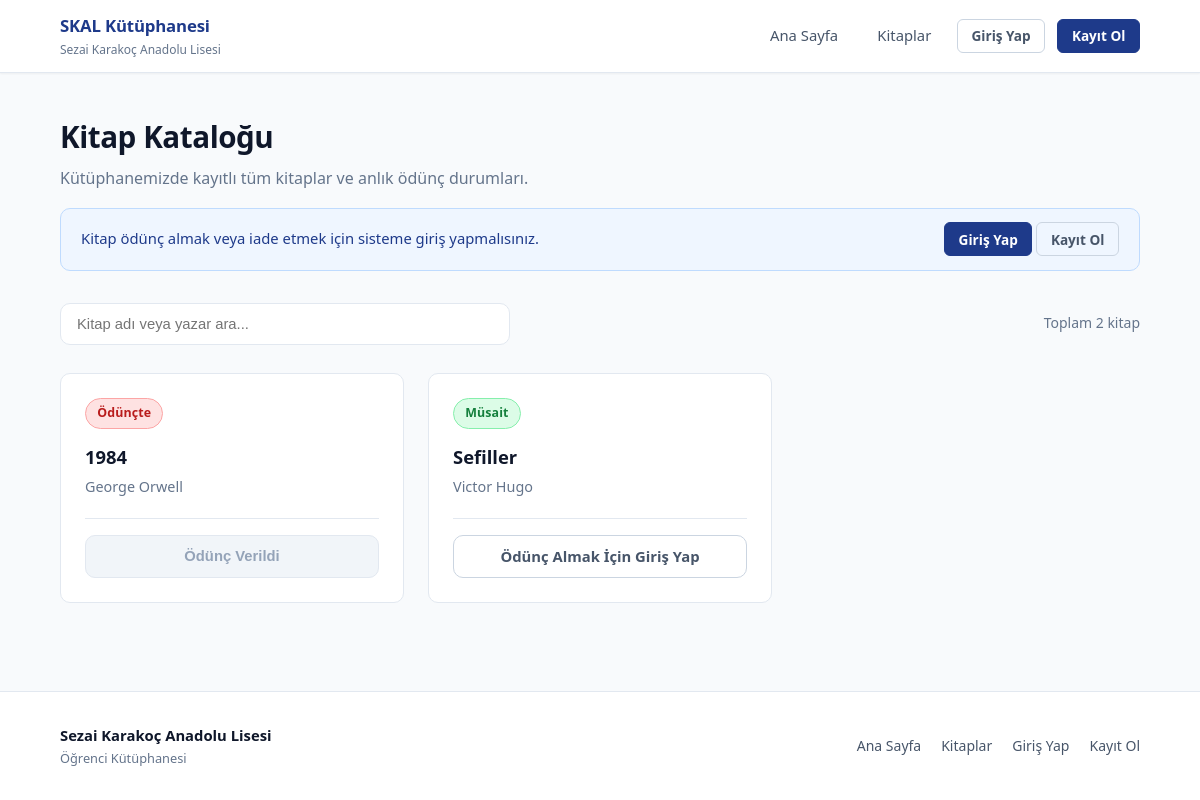
/books/, run on an earlier commit of the app's database.
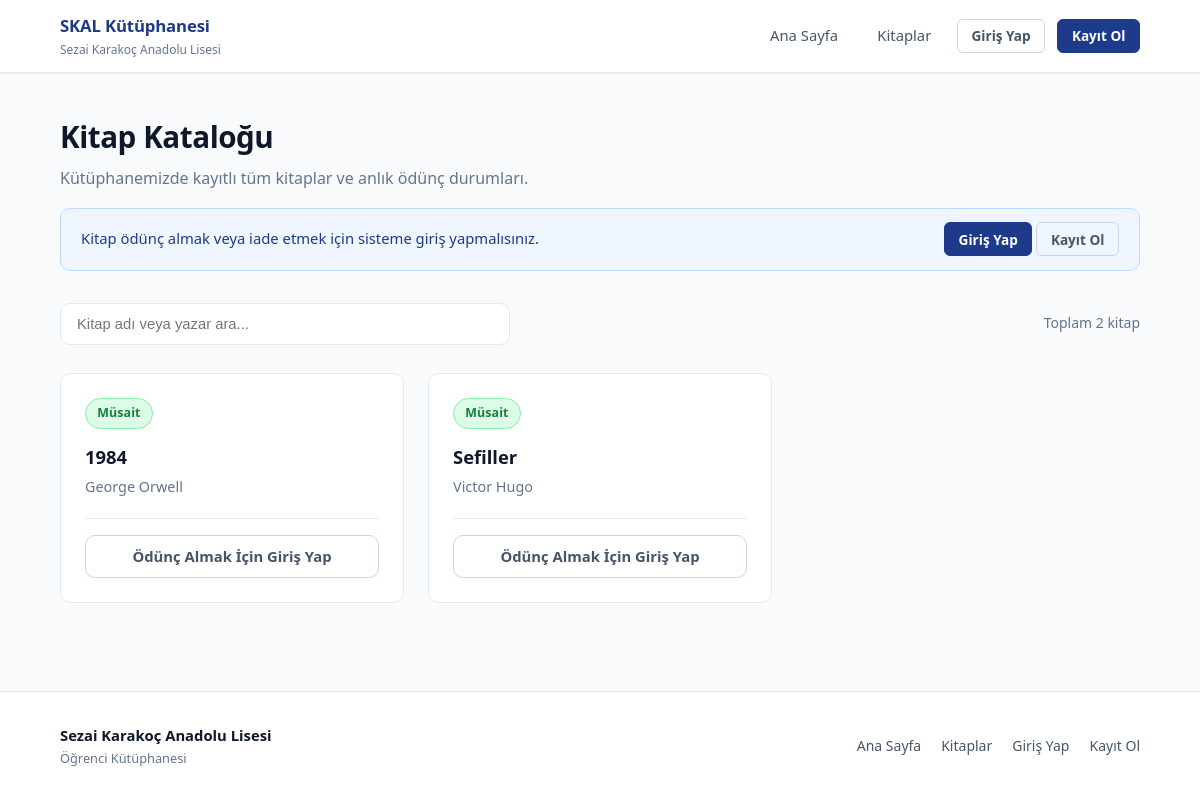
And on a later commit of the database.
### library/models.py (models this page shows, shortened)
class Book(models.Model):
    id = models.UUIDField(
        primary_key = True,
        default=uuid.uuid4,
        editable=False
    )
    name = models.CharField(max_length=255)
    author = models.CharField(max_length=255)
    borrowed_by = models.ForeignKey(
        settings.AUTH_USER_MODEL,
        null = True,
        blank = True,
        on_delete=models.SET_NULL,
        related_name = "borrowed_books"
    )
    @property
    def borrowed(self):
        return self.borrowed_by is not None

### library/views.py (the view)
# urls.py: path('books/', views.book_list, name="book_list"),
def book_list(req):
    books = Book.objects.all()
    return render(req, "library/books.html", {
        "books": books
    })

### library/templates/library/books.html (shortened to what this page needs)
{% extends "library/base.html" %}
{% block content %}
<div class="page-header">
    <h1 class="page-title">Kitap Kataloğu</h1>
    <p class="page-subtitle">Kütüphanemizde kayıtlı tüm kitaplar ve anlık ödünç durumları.</p>
    {% if not user.is_authenticated %}
        <div class="notice-banner">
            <span>Kitap ödünç almak veya iade etmek için sisteme giriş yapmalısınız.</span>
            <div>
                <a href="{% url 'login' %}" class="btn btn-primary btn-sm">Giriş Yap</a>
                <a href="{% url 'signup' %}" class="btn btn-outline btn-sm">Kayıt Ol</a>
            </div>
        </div>
    {% endif %}
</div>
<div class="catalog-controls">
    <div class="search-wrapper">
        <input
            type="text"
            id="bookSearch"
            class="search-input"
            placeholder="Kitap adı veya yazar ara..."
            autocomplete="off"
            aria-label="Kitap veya yazar ara"
        >
    </div>
    <span class="books-count" id="booksCount">Toplam {{ books|length }} kitap</span>
</div>
<div class="books-grid" id="booksGrid">
    {% for book in books %}
        <div class="book-card" data-name="{{ book.name }}" data-author="{{ book.author }}">
            <div class="book-card-top">
                <div class="book-status-wrap">
                    {% if book.borrowed %}
                        {% if user.is_authenticated and book.borrowed_by == user %}
                            <span class="badge badge-user">Sizde</span>
                        {% else %}
                            <span class="badge badge-borrowed">Ödünçte</span>
                        {% endif %}
                    {% else %}
                        <span class="badge badge-available">Müsait</span>
                    {% endif %}
                </div>
            </div>
            <div class="book-card-body">
                <h2 class="book-name">{{ book.name }}</h2>
                <p class="book-author">{{ book.author }}</p>
            </div>
            <div class="book-card-footer">
                {% if book.borrowed %}
                    {% if user.is_authenticated and book.borrowed_by == user %}
                        <form method="POST" action="{% url 'return_book' book.id %}" class="action-form">
                            {% csrf_token %}
                            <button type="submit" class="btn btn-warning btn-block">İade Et</button>
                        </form>
                    {% else %}
                        <button type="button" class="btn btn-disabled btn-block" disabled>Ödünç Verildi</button>
                    {% endif %}
                {% elif user.is_authenticated %}
                    <form method="POST" action="{% url 'borrow_book' book.id %}" class="action-form">
                        {% csrf_token %}
                        <button type="submit" class="btn btn-primary btn-block">Ödünç Al</button>
                    </form>
                {% else %}
                    <a href="{% url 'login' %}" class="btn btn-outline btn-block">Ödünç Almak İçin Giriş Yap</a>
                {% endif %}
            </div>
        </div>
    {% empty %}
        <div class="empty-state">
            <h3 class="empty-state-title">Henüz kitap bulunmuyor</h3>
            <p class="empty-state-desc">Kütüphane arşivine henüz kitap eklenmemiştir.</p>
        </div>
    {% endfor %}
</div>
{% endblock %}

### library/templates/library/base.html (shortened to what this page needs)
{% load static %}<!DOCTYPE html>
<html lang="tr">
<head>
    <link rel="stylesheet" href="{% static 'library/css/style.css' %}">
</head>
<body>
    <header class="site-header">
        <div class="container header-inner">
            <a class="brand" href="{% url 'landing' %}">
                <span class="brand-text">
                    <strong>SKAL Kütüphanesi</strong>
                    <small>Sezai Karakoç Anadolu Lisesi</small>
                </span>
            </a>
            <nav class="primary-nav" aria-label="Ana menü">
                <ul class="nav-menu" id="navMenu">
                    <li><a href="{% url 'landing' %}" class="nav-link">Ana Sayfa</a></li>
                    <li><a href="{% url 'book_list' %}" class="nav-link">Kitaplar</a></li>
                    {% if user.is_authenticated %}
                        <li>
                            <span class="user-badge" title="Giriş yapan kullanıcı">
                                {{ user.username }}
                            </span>
                        </li>
                        <li>
                            <form method="post" action="{% url 'logout' %}" class="inline-form">
                                {% csrf_token %}
                                <button type="submit" class="btn btn-outline btn-sm">Çıkış Yap</button>
                            </form>
                        </li>
                    {% else %}
                        <li><a href="{% url 'login' %}" class="btn btn-outline btn-sm">Giriş Yap</a></li>
                        <li><a href="{% url 'signup' %}" class="btn btn-primary btn-sm">Kayıt Ol</a></li>
                    {% endif %}
                </ul>
            </nav>
        </div>
    </header>
    <main class="site-main">
        <div class="container">
            {% block content %}{% endblock %}
        </div>
    </main>
    <footer class="site-footer">
        <div class="container footer-inner">
            <div class="footer-info">
                <p class="footer-title">Sezai Karakoç Anadolu Lisesi</p>
                <p class="footer-sub">Öğrenci Kütüphanesi</p>
            </div>
            <div class="footer-links">
                <a href="{% url 'landing' %}">Ana Sayfa</a>
                <a href="{% url 'book_list' %}">Kitaplar</a>
                {% if not user.is_authenticated %}
                    <a href="{% url 'login' %}">Giriş Yap</a>
                    <a href="{% url 'signup' %}">Kayıt Ol</a>
                {% endif %}
            </div>
        </div>
    </footer>
</body>
</html>

What changed in the data, as far as the page shows it:
changed Book "George Orwell": borrowed_by_id "Ödünçte Ödünç Verildi" → "Müsait Ödünç Almak İçin Giriş Yap"
